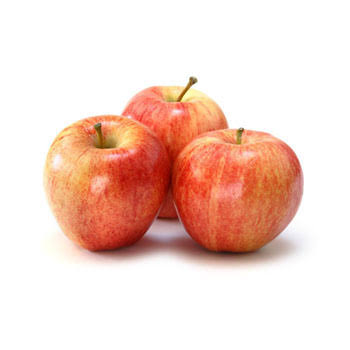
#> input picture member_apps/member_1_ab/uploads/apple.jpg, 350 x 350 px
$ python -i m4_calibration.py   (imports and definitions only)
#> lines starting #> are read from the running program, lines starting #| are printed output that depends on the picture; after the words box and inside, x2 and y2 are one past the last pixel; in counts of white or black regions, pixels touching at a corner belong together
#> further down, picture is the input picture: shape (350, 350, 3); mean B, G, R 204.6, 214.5, 242.7
import cv2
import numpy as np

def calibrate(cropped_img, bbox=None, target_size=(256, 256), pad_color=(255, 255, 255)):
    """
    Member 4's calibration: affine deskewing before letterboxing. Finds the
    fruit's minimum-area rotated bounding rectangle and warps the crop so
    that rectangle's long axis is horizontal, correcting for a fruit
    photographed at an angle before the square-pad-then-resize step.
    """
#> called with target_size = (256, 256), pad_color = (255, 255, 255)
    if cropped_img is None or cropped_img.size == 0:
        rectified = np.full((target_size[1], target_size[0], 3), pad_color, dtype=np.uint8)
        return rectified, {
            "scale_factor": 1.0, "pad_ratio": 0.0, "orig_aspect_ratio": 1.0,
            "reference_object": False, "deskew_angle_deg": 0.0,
        }

    gray = cv2.cvtColor(cropped_img, cv2.COLOR_BGR2GRAY)
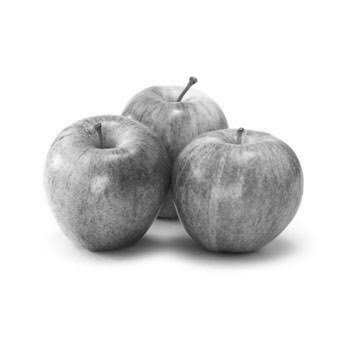
#> gray: shape (350, 350); min 24, max 255, mean 221.8
    _, thresh = cv2.threshold(gray, 0, 255, cv2.THRESH_BINARY + cv2.THRESH_OTSU)
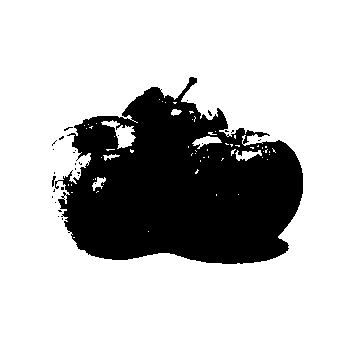
#> thresh: shape (350, 350); 75.1% white; 29 black regions (27 under 20 px), largest, box (x1, y1, x2, y2) and area: (55, 77, 303, 264) 30312, (52, 176, 56, 187) 23
    contours, _ = cv2.findContours(thresh, cv2.RETR_EXTERNAL, cv2.CHAIN_APPROX_SIMPLE)
#> contours = [[[0, 0], [0, 349], [349, 349], [349, 0]]]

    deskewed = cropped_img
    angle = 0.0
    if contours:
        largest = max(contours, key=cv2.contourArea)
#> largest = [[0, 0], [0, 349], [349, 349], [349, 0]]
        (cx, cy), (rw, rh), raw_angle = cv2.minAreaRect(largest)
#> cx = 174.5; cy = 174.5; rw = 349; rh = 349; raw_angle = -90

        if rw < rh:
            raw_angle += 90

        h, w = cropped_img.shape[:2]
#> h = 350; w = 350
        M = cv2.getRotationMatrix2D((cx, cy), raw_angle, 1.0)
#> M = [[6.12e-17, -1, 349], [1, 6.12e-17, -2.84e-14]]
        deskewed = cv2.warpAffine(cropped_img, M, (w, h), borderValue=pad_color)
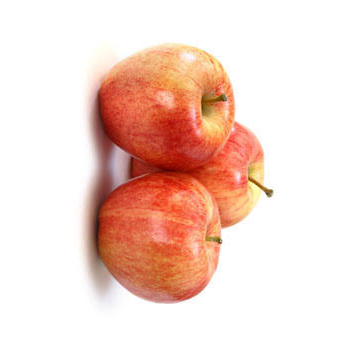
#> deskewed: shape (350, 350, 3); mean B, G, R 204.6, 214.5, 242.7
        angle = round(float(raw_angle), 2)
#> angle = -90

    h, w = deskewed.shape[:2]
    side = max(h, w)
#> side = 350
    square = np.full((side, side, 3), pad_color, dtype=deskewed.dtype)
    y_off, x_off = (side - h) // 2, (side - w) // 2
#> y_off = 0; x_off = 0
    square[y_off:y_off + h, x_off:x_off + w] = deskewed
    rectified = cv2.resize(square, target_size, interpolation=cv2.INTER_AREA)

    orig_area, padded_area = h * w, side * side
#> orig_area = 122500; padded_area = 122500
    pad_ratio = 1.0 - (orig_area / padded_area) if padded_area > 0 else 0.0
#> pad_ratio = 0

    calib_info = {
        "scale_factor": target_size[0] / side if side > 0 else 1.0,
        "pad_ratio": round(float(pad_ratio), 4),
        "orig_aspect_ratio": round(w / h, 4) if h > 0 else 1.0,
        "reference_object": False,
        "deskew_angle_deg": angle,
    }
#> calib_info = {'scale_factor': 0.731, 'pad_ratio': 0, 'orig_aspect_ratio': 1, 'reference_object': False, 'deskew_angle_deg': -90}
    return rectified, calib_info

>>> import cv2
>>> picture = cv2.imread('../member_1_ab/uploads/apple.jpg')
>>> result = calibrate(picture)
